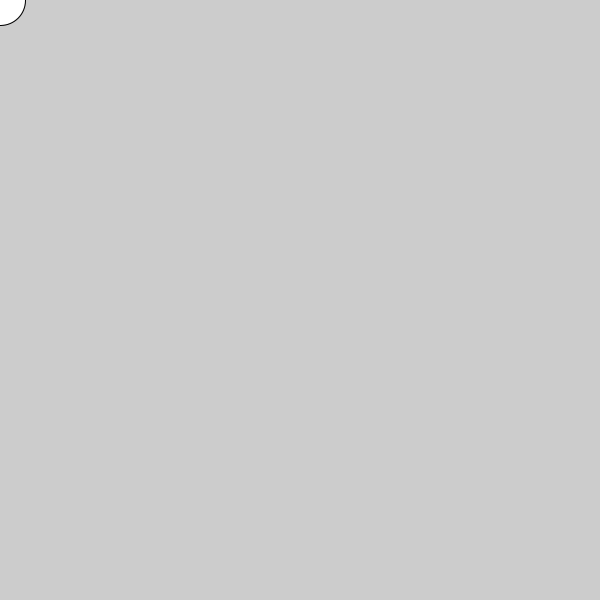
Frame 1 (no input)
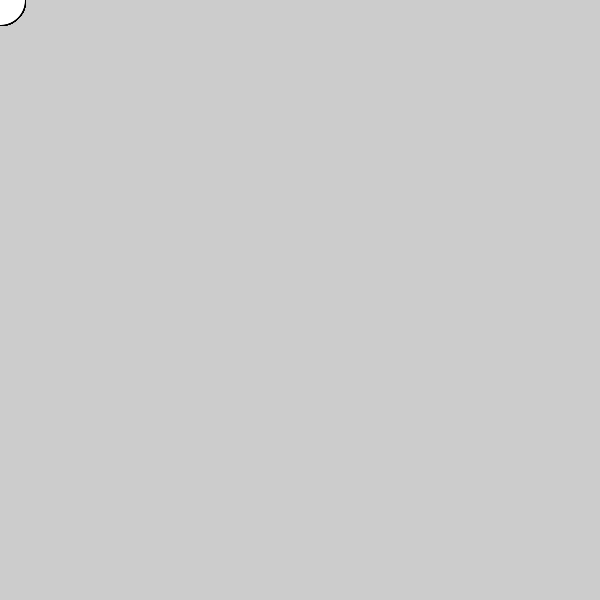
Frame 60 (the mouse pressed at the canvas centre just before this capture)
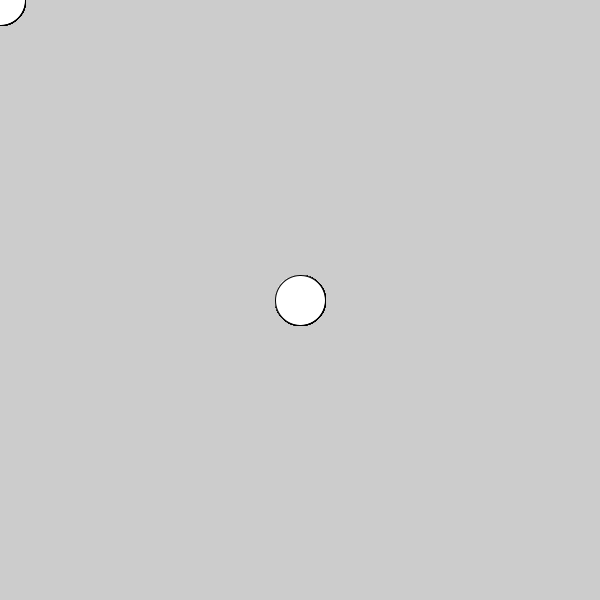
Frame 120 (the mouse held since frame 60 and released just before this capture)

The Processing sketch that drew these frames (run headless with seeded random() and noise(); from frame 60 on, the mouse is pressed at the canvas centre):

// Processing sketch: art_yamagami
// ── art_yamagami.pde
void setup() {
  size(600, 600);
  frameRate(20);
}
void draw() {
  int r=50;
  ellipse(mouseX, mouseY, r, r);
}
void mousePressed() {
  if (mouseButton==LEFT) {
    fill(random(255), random(255), random(25));
  }
}
